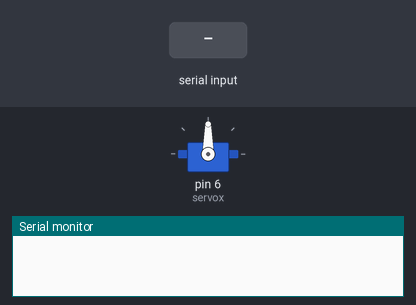
Simulated run of this sketch. Board: Arduino Uno, built with avr-gcc and run on an emulated ATmega328P. On the bench: servo, the last lines printed to the serial monitor. Inputs (shaded band) come from the test bench.

Above: at 1.2 s.
1.3 s: "L" received over Serial
At 1.75 s:
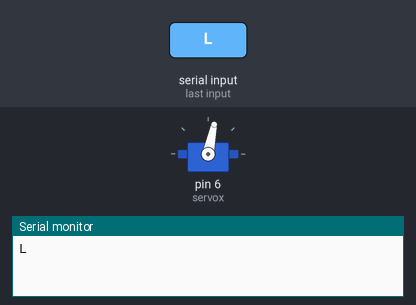
4.3 s: "R" received over Serial
7.3 s: "1" received over Serial
At 7.3 s:
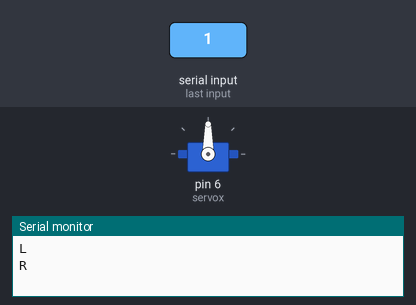
8.8 s: "R" received over Serial
At 9.25 s:
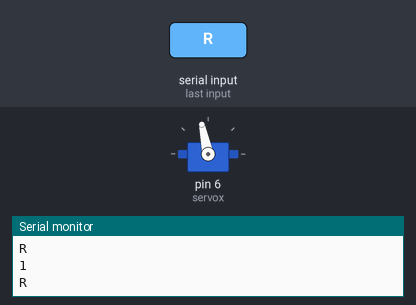
11.8 s: "0" received over Serial
At 11.8 s:
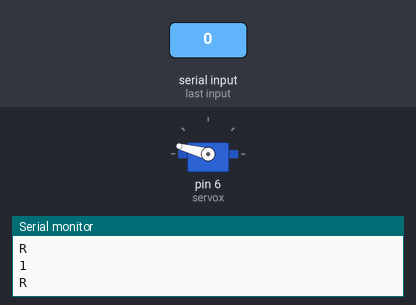
Timing chart, 0 to 14.3 s (numbered marks = the images above; inputs shaded):
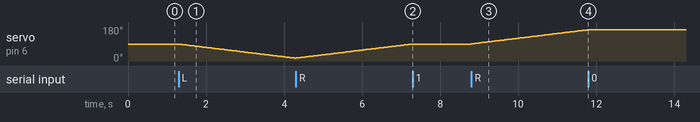

Measured:
- after the input at 1.3 s, servo on pin 6 (servox): moves from 90° to 15° over 3.0 s, starting at once
- after the input at 7.3 s, servo on pin 6 (servox): stays 90° (without the input it goes to 91° after 0.01 s)
- after the input at 8.8 s, servo on pin 6 (servox): moves from 90° to 165° over 3.0 s, starting at once
- after the input at 11.8 s, servo on pin 6 (servox): stays 165° (without the input it goes to 166° after 0.01 s)

The sketch:

karmeraard.ino
```cpp
#include <Servo.h>
Servo servox;
char x = 1;
int xgo = 90;
void setup() {

 servox.attach(6);
 Serial.begin(9600);
 servox.write(90);

}

void loop() {

  if (Serial.available() > 0) {

    x = Serial.read();
    Serial.println(x);
    while(x == 76  || x == 82 && xgo >=0 && xgo <=180){
    if (Serial.available() > 0) {

    x = Serial.read();
    Serial.println(x);

    }

    if(x == 76){
      xgo = xgo - 1;

    }
    else if(x == 82){
      xgo = xgo + 1;

    }

    servox.write(xgo);
    delay(40);

    }


    }


}
```
